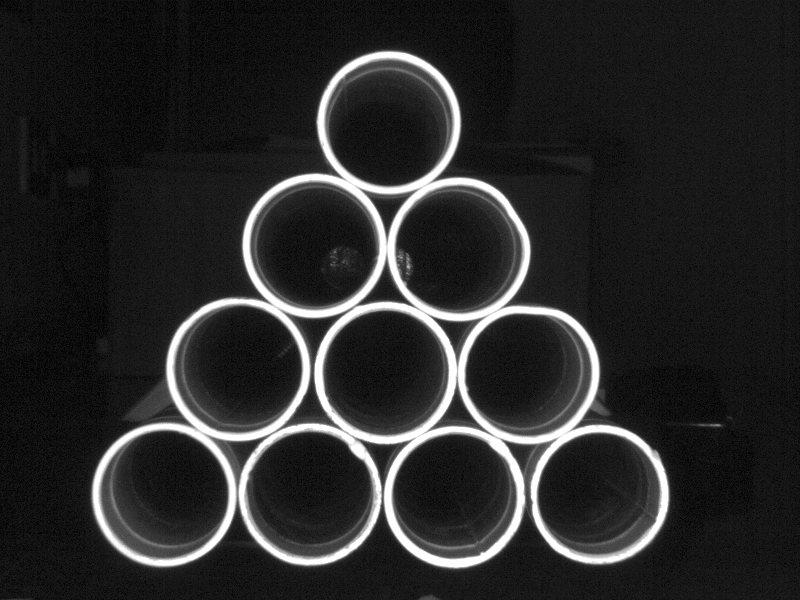
//> input picture image/345.bmp, 800 x 600 px
$ ./HoughCircles   (built with g++ and OpenCV 4)
//> lines starting //> are read from the running program, lines starting //| are printed output that depends on the picture; after the words box and inside, x2 and y2 are one past the last pixel; in counts of white or black regions, pixels touching at a corner belong together
#include <opencv2/opencv.hpp>
#include <iostream>
#include <math.h>

using namespace cv;
using namespace std;

Mat src, dst, output;
vector<Vec3f> circles;
// 1, 60, 70, 50, 60, 80
// DefaultMinDist = gray.rows / 8
const int DefaultMinDist = 60, DefaultParam1 = 70, DefaultParam2 = 45, DefaultMinRadius = 60,
          DefaultRadmaxius = 80, MaxValue = 255;
int minDist, param1, param2, minRadius, Radmaxius, thresholdVal;

void minDistCall(int, void *);
void param1Call(int, void *);
void param2Call(int, void *);
void minRadiusCall(int, void *);
void RadmaxiusCall(int, void *);
void thresholdCall(int, void *);

void calibration(const Mat &input);
void calcCircles(const Mat &input, vector<Vec3f> &circles);
void drawCircle(Mat &input, const vector<Vec3f> &circles);

int main(int argc, char **argv)
{
    // pre-process
    src = imread(".\\image\\345.bmp");
//> src is the input picture: 600 rows x 800 cols, CV_8UC3; min 0, max 255, mean 41.8
    // -------------------------------------------------------------------------
    // -------------                 threshold                  ----------------
    // -------------------------------------------------------------------------
    namedWindow("binary", WINDOW_AUTOSIZE);
    createTrackbar("threshold", "binary", nullptr, MaxValue, thresholdCall);
    setTrackbarPos("threshold", "binary", 220);

    while (1)
    {
        calibration(src);
        medianBlur(dst, dst, 3);
        cvtColor(dst, dst, COLOR_BGR2GRAY);
//> dst: 600 rows x 800 cols, CV_8UC1
        threshold(dst, dst, thresholdVal, 255, THRESH_BINARY);
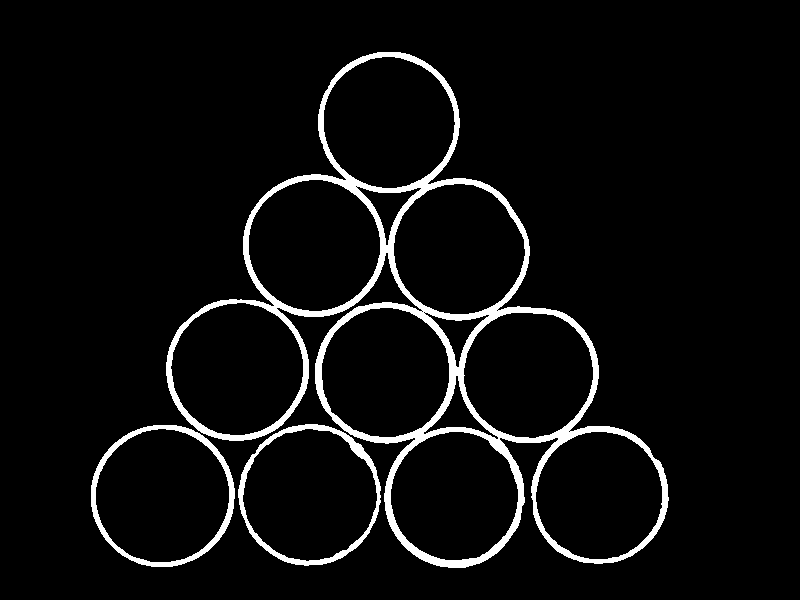
//> dst: 600 rows x 800 cols, CV_8UC1; 5.2% white; 3 white regions, box (x1, y1, x2, y2) and area: (166, 52, 669, 568) 20470, (91, 425, 235, 567) 2319, (238, 424, 381, 566) 2211
        imshow("binary", dst);
        waitKey(10);
        int key = waitKey(1);
//> the 'q' key is pressed
        if (key == 'q' || key == 27)
        {
            break;
        }
    }
    destroyAllWindows();

    // -------------------------------------------------------------------------
    // -------------                   Hough                    ----------------
    // -------------------------------------------------------------------------
    namedWindow("output", WINDOW_AUTOSIZE);
    createTrackbar("minDist", "output", nullptr, MaxValue, minDistCall);
    setTrackbarPos("minDist", "output", DefaultMinDist);
    createTrackbar("param1", "output", nullptr, MaxValue, param1Call);
    setTrackbarPos("param1", "output", DefaultParam1);
    createTrackbar("param2", "output", nullptr, MaxValue, param2Call);
    setTrackbarPos("param2", "output", DefaultParam2);
    createTrackbar("minRadius", "output", nullptr, MaxValue, minRadiusCall);
    setTrackbarPos("minRadius", "output", DefaultMinRadius);
    createTrackbar("Radmaxius", "output", nullptr, MaxValue, RadmaxiusCall);
    setTrackbarPos("Radmaxius", "output", DefaultRadmaxius);

    while (1)
    {
        // process
        calcCircles(dst, circles);
        cvtColor(dst, output, COLOR_GRAY2BGR);
        drawCircle(output, circles);
        imshow("output", output);

        waitKey(10);
        int key = waitKey(1);
        if (key == 'q' || key == 27)
        {
            break;
        }
    }
    imshow("output", output);
    waitKey(0);
    return 0;
}

//-- call back
void minDistCall(int, void *)
{
    minDist = getTrackbarPos("minDist", "output");
}
void param1Call(int, void *)
{
    param1 = getTrackbarPos("param1", "output");
}
void param2Call(int, void *)
{
    param2 = getTrackbarPos("param2", "output");
}
void minRadiusCall(int, void *)
{
    minRadius = getTrackbarPos("minRadius", "output");
}
void RadmaxiusCall(int, void *)
{
    Radmaxius = getTrackbarPos("Radmaxius", "output");
}
void thresholdCall(int, void *)
{
    thresholdVal = getTrackbarPos("threshold", "binary");
}
//-- VOID
void calibration(const Mat &input)
{
    FileStorage fs(".\\calibration.xml", FileStorage::READ);

    Mat cameraMatrix, distCoeffs;
    fs["cameraMatrix"] >> cameraMatrix;
    fs["distCoeffs"] >> distCoeffs;

    undistort(input, dst, cameraMatrix, distCoeffs);
    fs.release();
}
void calcCircles(const Mat &input, vector<Vec3f> &circles)
{
    Mat contours;
    Mat temp = input.clone();
    Mat kernel = getStructuringElement(MORPH_RECT, Size(3, 3), Point(-1, -1));

    // [4 lines of commented-out code are left out]

    Canny(temp, contours, 50, 150);
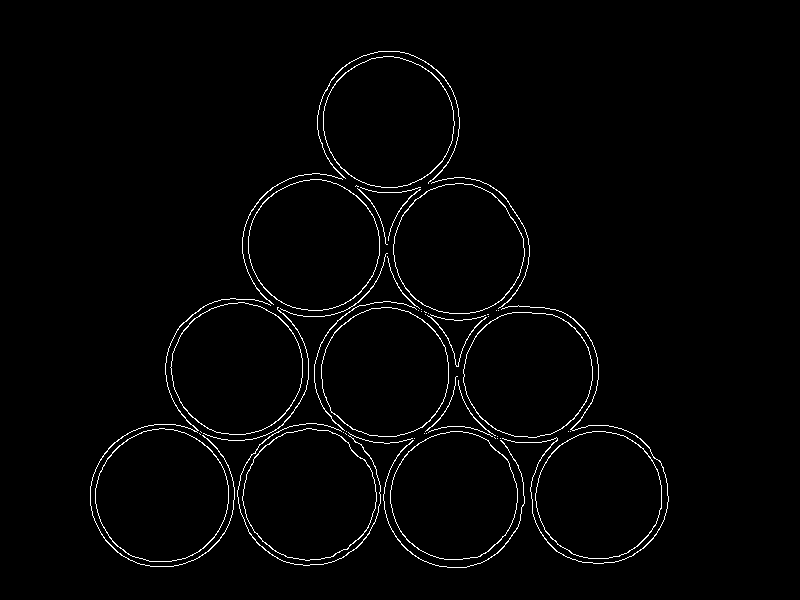
//> contours: 600 rows x 800 cols, CV_8UC1; 1.8% white in thin lines or dots, all inside (x1, y1, x2, y2) = (90, 51, 669, 568)
    HoughCircles(contours, circles, HOUGH_GRADIENT, 1, minDist, param1, param2, minRadius, Radmaxius);
//> circles = 10 circles (x, y, radius): [453.5, 497.5, 70.6], [160.5, 495.5, 66.2], [312.5, 245.5, 71.7], [387.5, 121.5, 71.7], [237.5, 367.5, 71.7], [459.5, 250.5, 68.2], [383.5, 372.5, 64], [599.5, 494.5, 64], [308.5, 490.5, 68.4], [524.5, 375.5, 67.3]
//> in main, `calcCircles(dst, circles);`: circles = 10 items: [453.5, 497.5, 70.6], [160.5, 495.5, 66.2], [312.5, 245.5, 71.7], [387.5, 121.5, 71.7], [237.5, 367.5, 71.7], [459.5, 250.5, 68.2], [383.5, 372.5, 64], [599.5, 494.5, 64], [308.5, 490.5, 68.4], [524.5, 375.5, 67.3]
}
void drawCircle(Mat &input, const vector<Vec3f> &circles)
{
    for (int i = 0; i < circles.size(); i++)
    {
        Point center(cvRound(circles[i][0]), cvRound(circles[i][1]));
        int radius = cvRound(circles[i][2]);
        circle(input, center, radius, Scalar(0, 0, 255), 3, 8, 0);
    }
//> this loop made 10 passes
//> (center, radius) on passes 1 to 10: (Point(454, 498), 71), (Point(160, 496), 66), (Point(312, 246), 72), (Point(388, 122), 72), (Point(238, 368), 72), (Point(460, 250), 68), (Point(384, 372), 64), (Point(600, 494), 64), (Point(308, 490), 68), (Point(524, 376), 67)
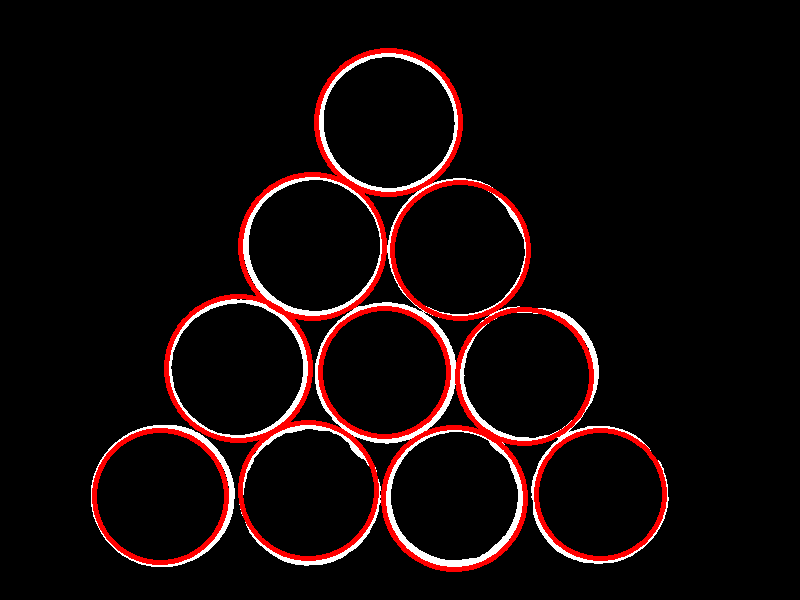
//> input: 600 rows x 800 cols, CV_8UC3; mean B, G, R 8, 8, 19.2
//> the 'q' key is pressed
}

$ run again, with image/325.bmp copied over image/345.bmp
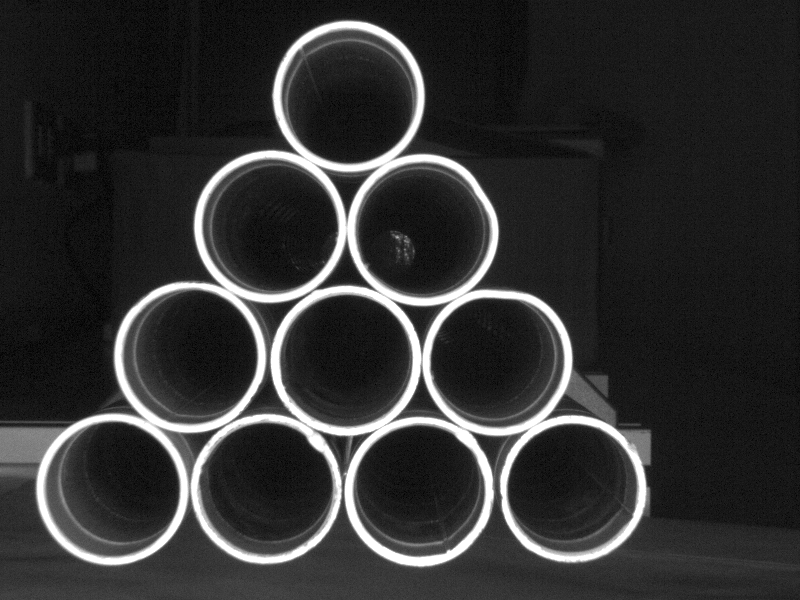
//> input picture image/325.bmp, 800 x 600 px
//> src is the input picture: 600 rows x 800 cols, CV_8UC3; min 0, max 255, mean 49.5
//> `threshold(dst, dst, thresholdVal, 255, THRESH_BINARY);`:
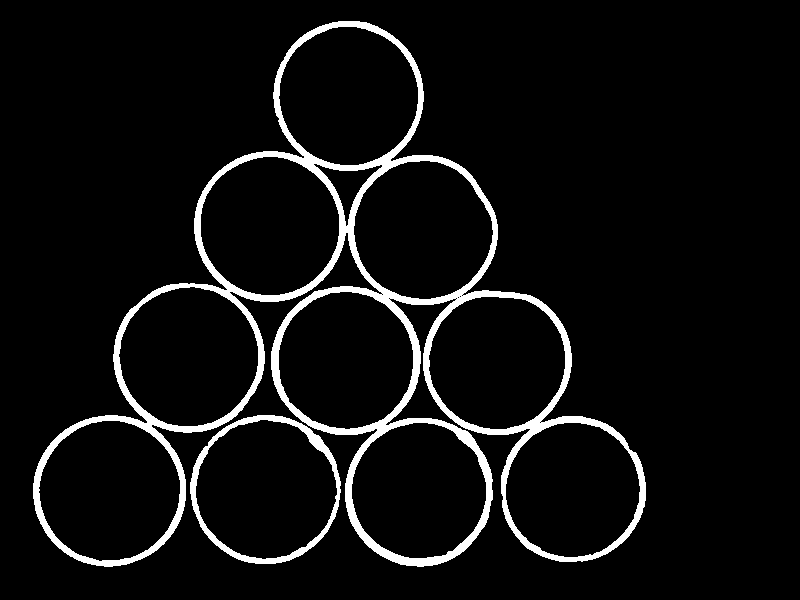
//> dst: 600 rows x 800 cols, CV_8UC1; 6% white; 2 white regions, box (x1, y1, x2, y2) and area: (33, 21, 646, 567) 26278, (190, 415, 341, 564) 2584
//> contours: 600 rows x 800 cols, CV_8UC1; 1.9% white in thin lines or dots, all inside (x1, y1, x2, y2) = (32, 20, 646, 567)
//> in calcCircles, `HoughCircles(contours, circles, HOUGH_GRADIENT, 1, minDist, param1, pa..`: circles = 10 circles (x, y, radius): [348.5, 94.5, 68.8], [269.5, 224.5, 68.9], [108.5, 489.5, 76], [573.5, 489.5, 72.8], [346.5, 359.5, 67.3], [419.5, 490.5, 67.1], [189.5, 355.5, 69.5], [265.5, 484.5, 71.7], [496.5, 360.5, 68.4], [423.5, 230.5, 68.4]
//> `calcCircles(dst, circles);`: circles = 10 items: [348.5, 94.5, 68.8], [269.5, 224.5, 68.9], [108.5, 489.5, 76], [573.5, 489.5, 72.8], [346.5, 359.5, 67.3], [419.5, 490.5, 67.1], [189.5, 355.5, 69.5], [265.5, 484.5, 71.7], [496.5, 360.5, 68.4], [423.5, 230.5, 68.4]
//> the loop in drawCircle, `for (int i = 0; i < circles.size(); i++)` made 10 passes
//> (center, radius) on passes 1 to 8: (Point(348, 94), 69), (Point(270, 224), 69), (Point(108, 490), 76), (Point(574, 490), 73), (Point(346, 360), 67), (Point(420, 490), 67), (Point(190, 356), 70), (Point(266, 484), 72)
//> after the loop in drawCircle, `for (int i = 0; i < circles.size(); i++)`:
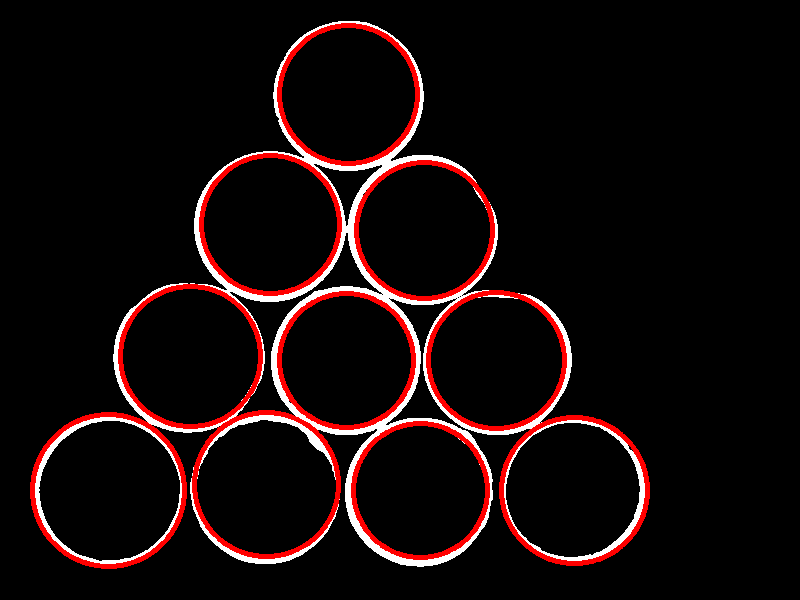
//> input: 600 rows x 800 cols, CV_8UC3; mean B, G, R 9.8, 9.8, 21.4

$ run again, with image/350.bmp copied over image/345.bmp
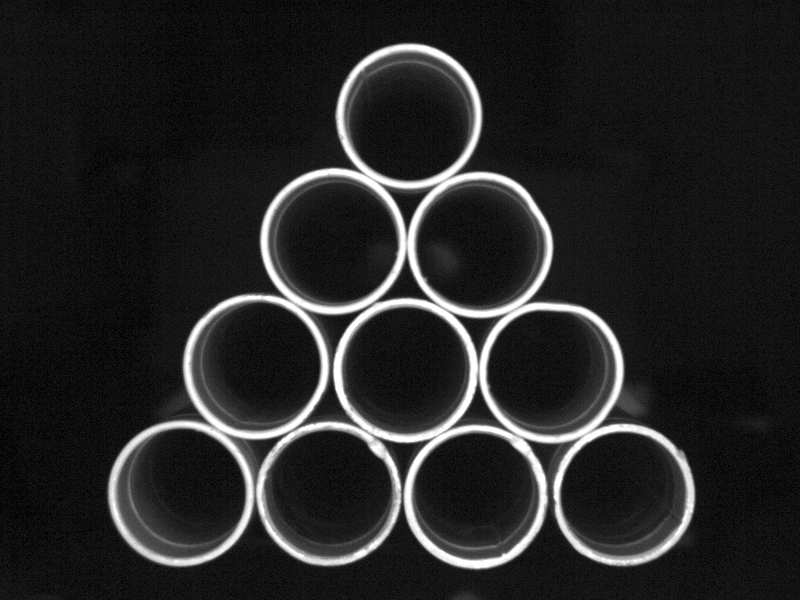
//> input picture image/350.bmp, 800 x 600 px
//> src is the input picture: 600 rows x 800 cols, CV_8UC3; min 0, max 255, mean 37.5
//> `threshold(dst, dst, thresholdVal, 255, THRESH_BINARY);`:
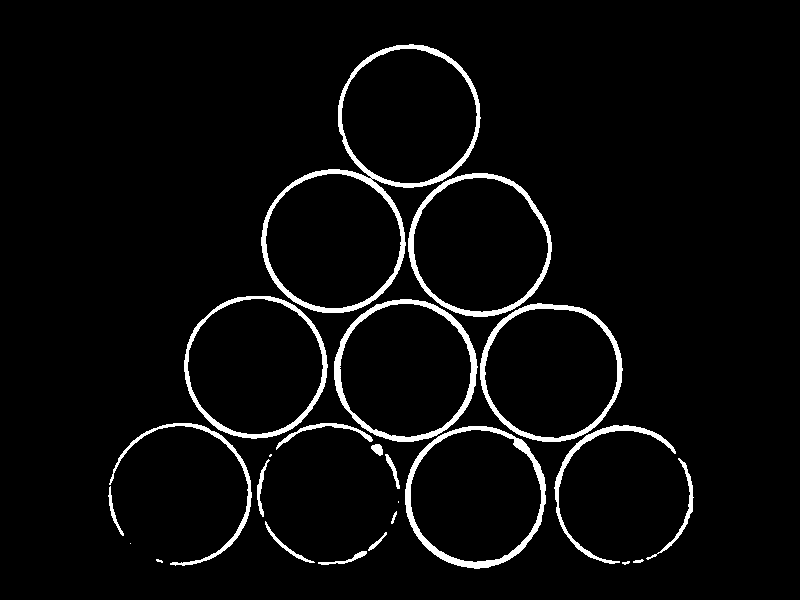
//> dst: 600 rows x 800 cols, CV_8UC1; 4.1% white; 24 white regions (4 under 20 px), largest, box (x1, y1, x2, y2) and area: (261, 44, 481, 313) 4186, (405, 426, 546, 569) 2408, (334, 299, 478, 442) 2369
//> contours: 600 rows x 800 cols, CV_8UC1; 1.8% white in thin lines or dots, all inside (x1, y1, x2, y2) = (108, 43, 694, 569)
//> in calcCircles, `HoughCircles(contours, circles, HOUGH_GRADIENT, 1, minDist, param1, pa..`: circles = 7 circles (x, y, radius): [405.5, 368.5, 71.7], [333.5, 240.5, 67.3], [255.5, 366.5, 67], [548.5, 370.5, 68.4], [475.5, 495.5, 66.1], [480.5, 244.5, 66.2], [409.5, 119.5, 68.3]
//> `calcCircles(dst, circles);`: circles = 7 items: [405.5, 368.5, 71.7], [333.5, 240.5, 67.3], [255.5, 366.5, 67], [548.5, 370.5, 68.4], [475.5, 495.5, 66.1], [480.5, 244.5, 66.2], [409.5, 119.5, 68.3]
//> the loop in drawCircle, `for (int i = 0; i < circles.size(); i++)` made 7 passes
//> (center, radius) on passes 1 to 7: (Point(406, 368), 72), (Point(334, 240), 67), (Point(256, 366), 67), (Point(548, 370), 68), (Point(476, 496), 66), (Point(480, 244), 66), (Point(410, 120), 68)
//> after the loop in drawCircle, `for (int i = 0; i < circles.size(); i++)`:
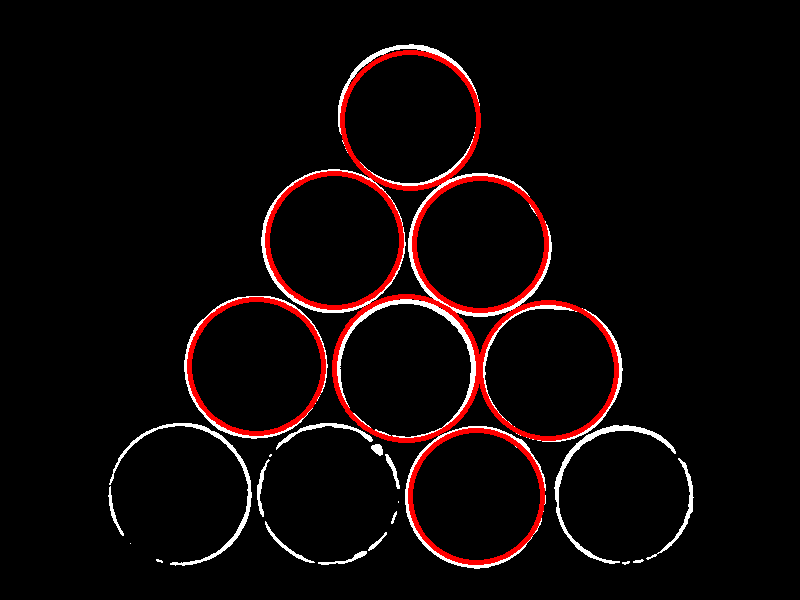
//> input: 600 rows x 800 cols, CV_8UC3; mean B, G, R 6.7, 6.7, 14.5

$ run again, with image/430.bmp copied over image/345.bmp
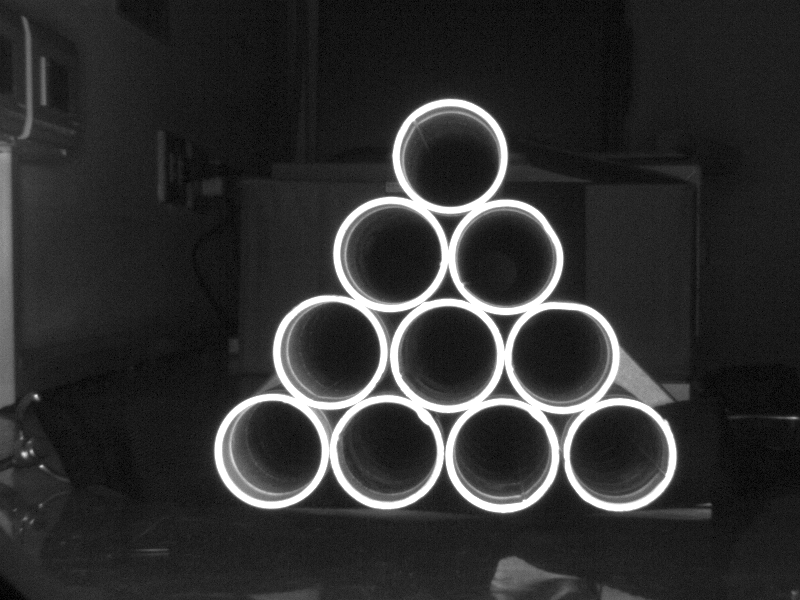
//> input picture image/430.bmp, 800 x 600 px
//> src is the input picture: 600 rows x 800 cols, CV_8UC3; min 0, max 255, mean 47.3
//> `threshold(dst, dst, thresholdVal, 255, THRESH_BINARY);`:
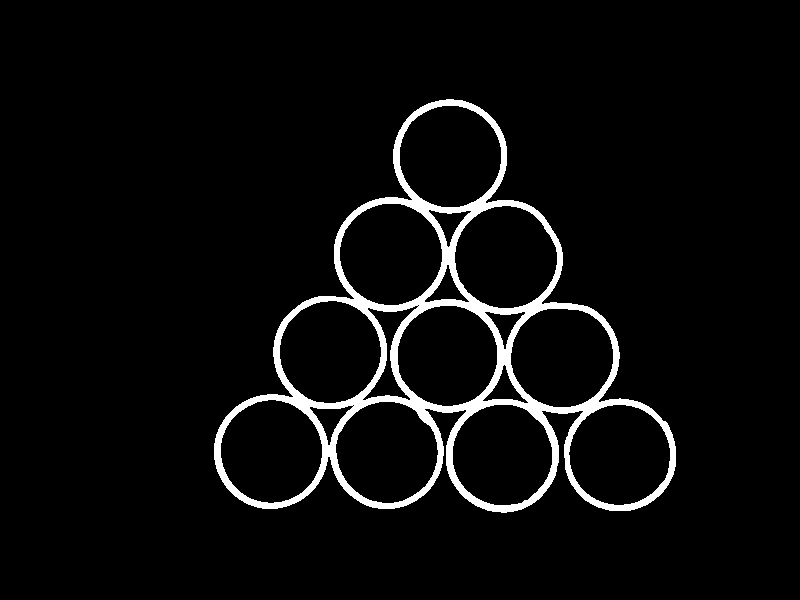
//> dst: 600 rows x 800 cols, CV_8UC1; 4.7% white; 1 white region, box (x1, y1, x2, y2) and area: (214, 99, 676, 513) 22330
//> in calcCircles, `Canny(temp, contours, 50, 150);`:
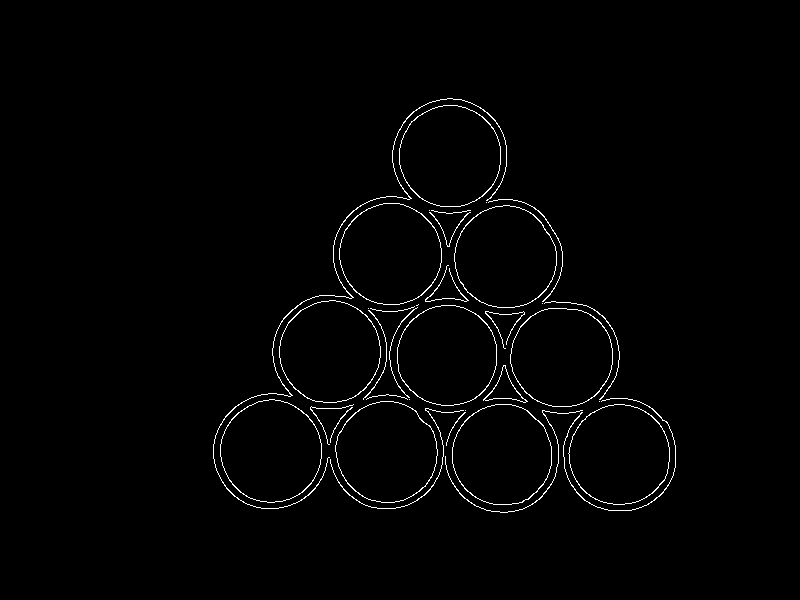
//> contours: 600 rows x 800 cols, CV_8UC1; 1.4% white in thin lines or dots, all inside (x1, y1, x2, y2) = (213, 98, 676, 513)
